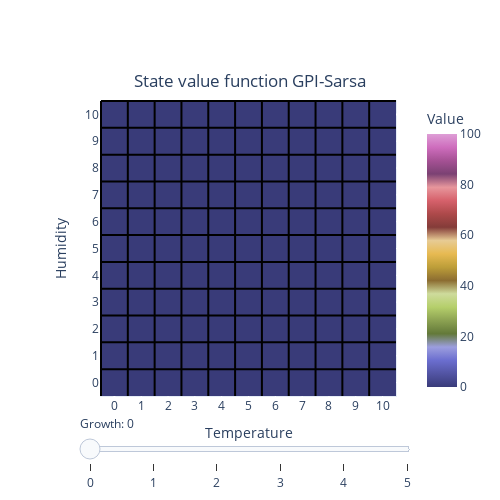

Source (notebook cell):
### Code cell
plot_value_dyn(V_sarsa, 0, 5,"State value function GPI-Sarsa")
